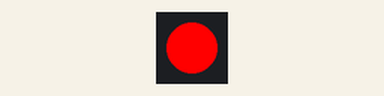
Recording of a sketch running on a simulated Arduino Uno, built with avr-gcc and run on an emulated ATmega328P. On the bench: 1 RGB LEDs in strip order, left to right.

Above: at 0.5 s.
At 2.5 s:
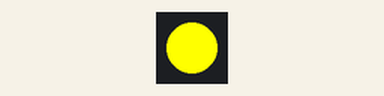
At 3.5 s:
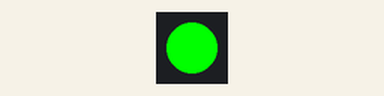
At 6.5 s:
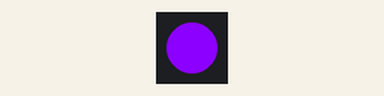
Timing chart, 0 to 9.1 s (numbered marks = the images above):
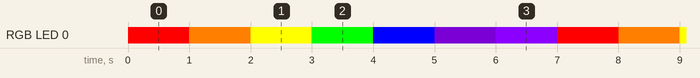

The sketch:

rainbowStrobe.ino
```cpp
//Joseph Schwartz-Messing
//Programming neopixel on flora to run through colors of the rainbow
//include the neopixel library for added functions i.e. "Adafruit_Neopixel()"
#include <Adafruit_NeoPixel.h>
//set global var for number of pixels, in this case theres only one neopixel on the flora
//set pin to 8
int num_pixels = 1;
int pixel_pin  = 8;
Adafruit_NeoPixel ring = Adafruit_NeoPixel(num_pixels, pixel_pin);


void setup() {
  //initialize the ring object, set its color, and show red.
  ring.begin();
  ring.setPixelColor(0, ring.Color(255, 0, 0));
  ring.show();

}

void loop() {
  // delay 1 second, set new color and show.
  //process repeated for 7 colors of the rainbow
  delay(1000);
  ring.setPixelColor(0, ring.Color(255,127,0));
  ring.show();
  delay(1000);
  ring.setPixelColor(0, ring.Color(255,255,0));
  ring.show();
  delay(1000);
  ring.setPixelColor(0, ring.Color(0,255,0));
  ring.show();
  delay(1000);
  ring.setPixelColor(0, ring.Color(0,0,255));
  ring.show();
  delay(1000);
  ring.setPixelColor(0, ring.Color(75,0,130));
  ring.show();
  delay(1000);
  ring.setPixelColor(0, ring.Color(139,0,255));
  ring.show();
  delay(1000);
  ring.setPixelColor(0, ring.Color(255,0,0));
  ring.show();


}
```

Measured:
- by itself, RGB LED 0: repeats every 7.0 s: RGB(255, 127, 0) 1.0 s, RGB(255, 255, 0) 1.0 s, RGB(0, 255, 0) 1.0 s, RGB(0, 0, 255) 1.0 s, RGB(75, 0, 130) 1.0 s, RGB(139, 0, 255) 1.0 s, RGB(255, 0, 0) 1.0 s
- by itself, everything shown: repeats every 7.0 s, in 7 steps
